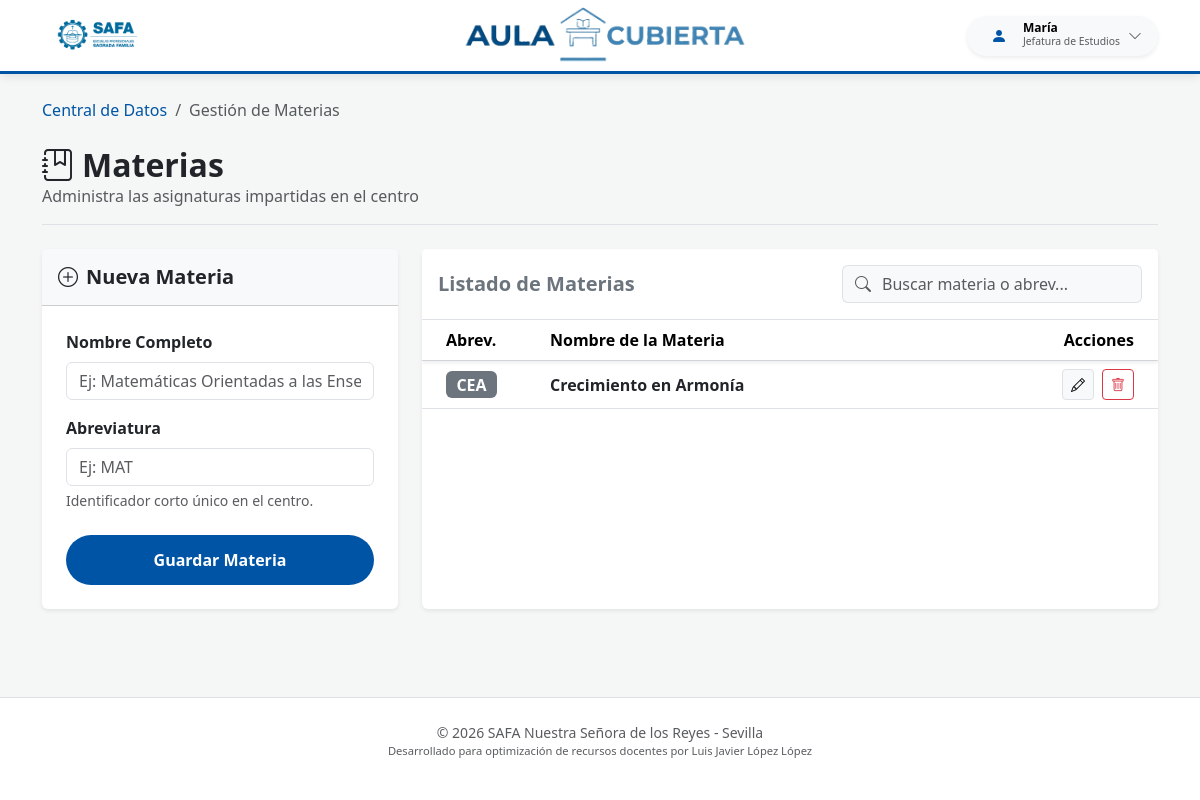
Page /datos/materias/ (signed in) on the earlier database version.
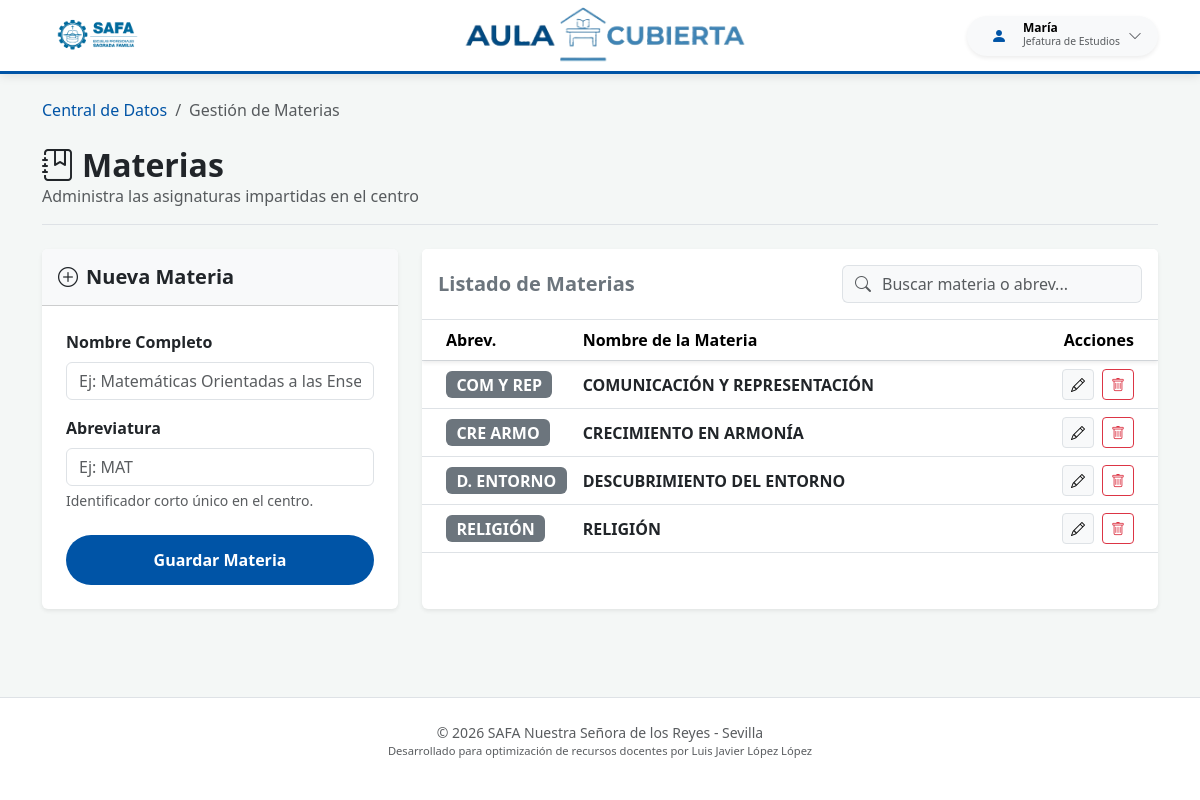
Same page on the later database version.
### safa_guardias/models.py (models this page shows, shortened)
class CentroSaaSModel(models.Model):
    centro = models.ForeignKey(
        'CentroEscolar',
        on_delete=models.CASCADE,
        null=True, # Lo dejamos nullable por ahora para que no te dé error al hacer makemigrations con datos existentes
        blank=True
    )
    class Meta:
        abstract = True

class Materia(CentroSaaSModel):
    nombre = models.CharField(max_length=100)
    abrev = models.CharField(max_length=10)
    class Meta:
        unique_together = ['centro', 'abrev']

### safa_guardias/views.py (the view)
# urls.py: path('datos/materias/', views.gestionar_materias, name='gestionar_materias'),
@login_required
def gestionar_materias(request):
    centro = obtener_centro_usuario(request)
    if not centro:
        messages.error(request, "Selecciona un centro antes de gestionar las materias.")
        return redirect('centro_datos')
    materia_edit_id = request.GET.get('edit')
    materia_instancia = None
    if materia_edit_id:
        materia_instancia = get_object_or_404(Materia, id=materia_edit_id, centro=centro)
    if request.method == 'POST':
        action = request.POST.get('action')
        if action == 'delete':
            materia_id = request.POST.get('materia_id')
            materia_a_borrar = get_object_or_404(Materia, id=materia_id, centro=centro)
            try:
                materia_a_borrar.delete()
                messages.success(request, "Materia eliminada correctamente.")
            except Exception:
                messages.error(request, "No se puede eliminar la materia porque tiene horarios o guardias asociadas.")
            return redirect('gestionar_materias')
        elif action == 'save':
            form = MateriaForm(request.POST, instance=materia_instancia)
            if form.is_valid():
                nueva_materia = form.save(commit=False)
                nueva_materia.centro = centro
                try:
                    nueva_materia.save()
                    mensaje = "Materia actualizada con éxito." if materia_instancia else "Materia creada con éxito."
                    messages.success(request, mensaje)
                    return redirect('gestionar_materias')
                except IntegrityError:
                    messages.error(request,
                                   f"Ya existe una materia con la abreviatura '{nueva_materia.abrev}' en el centro.")
            else:
                messages.error(request, "Revisa los errores en el formulario.")
    else:
        form = MateriaForm(instance=materia_instancia)
    materias = Materia.objects.filter(centro=centro).order_by('nombre')
    contexto = {
        'materias': materias,
        'form': form,
        'is_edit': bool(materia_instancia),
        'centro': centro
    }
    return render(request, 'gestionar_materias.html', contexto)

### safa_guardias/forms.py
class MateriaForm(forms.ModelForm):
    class Meta:
        model = Materia
        fields = ['nombre', 'abrev']
        widgets = {
            'nombre': forms.TextInput(attrs={
                'class': 'form-control',
                'placeholder': 'Ej: Matemáticas Orientadas a las Enseñanzas Académicas'
            }),
            'abrev': forms.TextInput(attrs={
                'class': 'form-control',
                'placeholder': 'Ej: MAT'
            }),
        }

### safa_guardias/context_processors.py (called while the page is built)
def selector_centros_global(request):
    es_admin = request.user.is_authenticated and (
            request.user.is_superuser or
            (hasattr(request.user, 'perfil_profesor') and request.user.perfil_profesor.rol == 'ADMIN')
    )
    if es_admin:
        return {
            'lista_centros_admin': CentroEscolar.objects.all().order_by('nombre'),
            'centro_activo_admin': obtener_centro_usuario(request)
        }
    return {}

### templates/gestionar_materias.html (shortened to what the changed rows need)
{% extends 'base.html' %}
{% block body %}
    <div class="container py-4">
        <div class="d-flex justify-content-between align-items-center mb-4 border-bottom pb-3">
            <div>
                <h2 class="fw-bold mb-0 text-dark"><i class="bi bi-journal-bookmark me-2"></i>Materias</h2>
            </div>
        </div>
        <div class="row g-4">
            <div class="col-lg-8">
                <div class="card border-0 shadow-sm h-100">
                    <div class="card-body p-0">
                        <div class="table-responsive" style="max-height: 600px; overflow-y: auto;">
                            <table class="table table-hover align-middle mb-0" id="tablaRegistros">
                                <thead class="bg-light sticky-top shadow-sm">
                                <tr>
                                    <th class="ps-4" style="width: 120px;">Abrev.</th>
                                    <th>Nombre de la Materia</th>
                                    <th class="text-end pe-4" style="width: 150px;">Acciones</th>
                                </tr>
                                </thead>
                                <tbody>
                                {% for materia in materias %}
                                    <tr class="fila-registro">
                                        <td class="ps-4"><span
                                                class="badge bg-secondary fs-6">{{ materia.abrev }}</span></td>
                                        <td class="fw-semibold text-dark">{{ materia.nombre }}</td>
                                        <td class="text-end pe-4">
                                            <div class="d-flex justify-content-end gap-2">
                                                <a href="?edit={{ materia.id }}" class="btn btn-sm btn-light border"
                                                   title="Editar">
                                                    <i class="bi bi-pencil"></i>
                                                </a>
                                                <button type="button" class="btn btn-sm btn-outline-danger"
                                                        data-bs-toggle="modal"
                                                        data-bs-target="#modalEliminar"
                                                        data-id="{{ materia.id }}"
                                                        data-nombre="{{ materia.nombre }}"
                                                        title="Eliminar">
                                                    <i class="bi bi-trash"></i>
                                                </button>
                                            </div>
                                        </td>
                                    </tr>
                                {% endfor %}
                                </tbody>
                            </table>
                        </div>
                    </div>
                </div>
            </div>
        </div>
    </div>
{% endblock %}

Differences in the rows shown:
removed Materia: abrev "CEA", nombre "Crecimiento en Armonía"
added Materia: abrev "COM Y REP", nombre "COMUNICACIÓN Y REPRESENTACIÓN"
added Materia: abrev "CRE ARMO", nombre "CRECIMIENTO EN ARMONÍA"
added Materia: abrev "D. ENTORNO", nombre "DESCUBRIMIENTO DEL ENTORNO"
added Materia: abrev "RELIGIÓN", nombre "RELIGIÓN"
